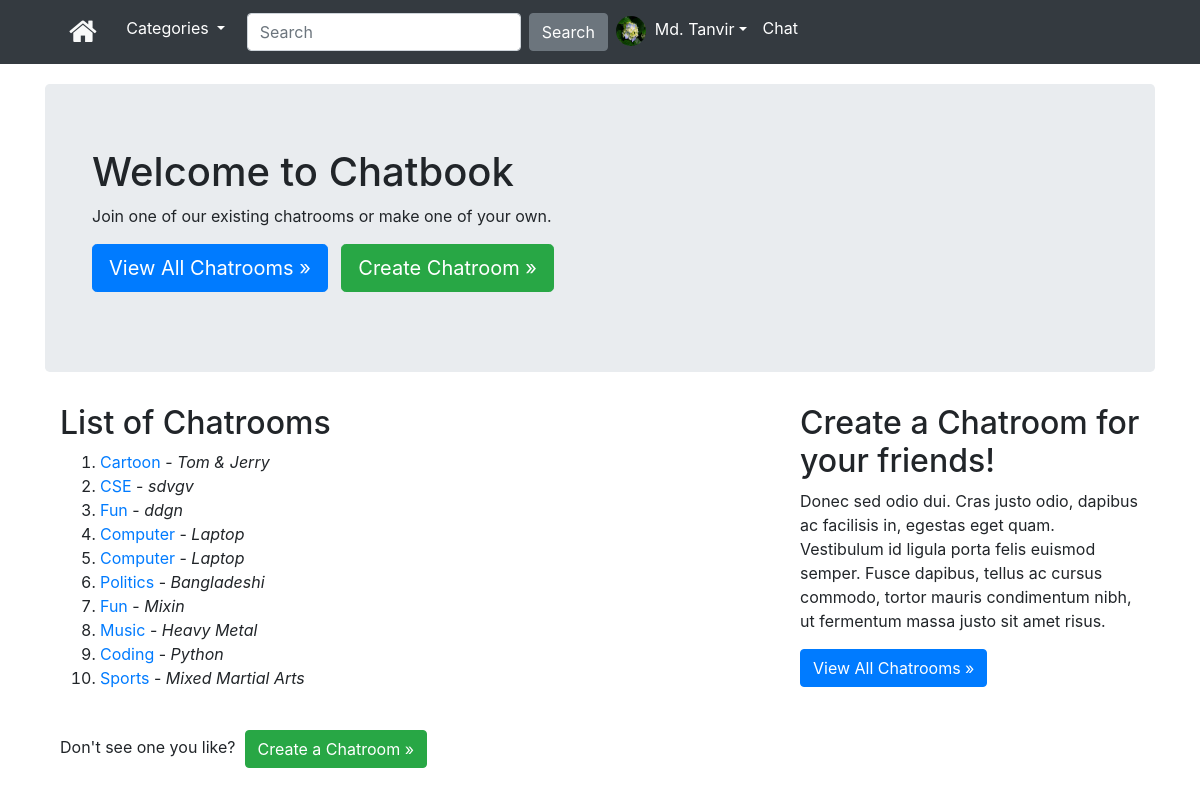
/chat/chatrooms/ (signed in), run on an earlier commit of the app's database.
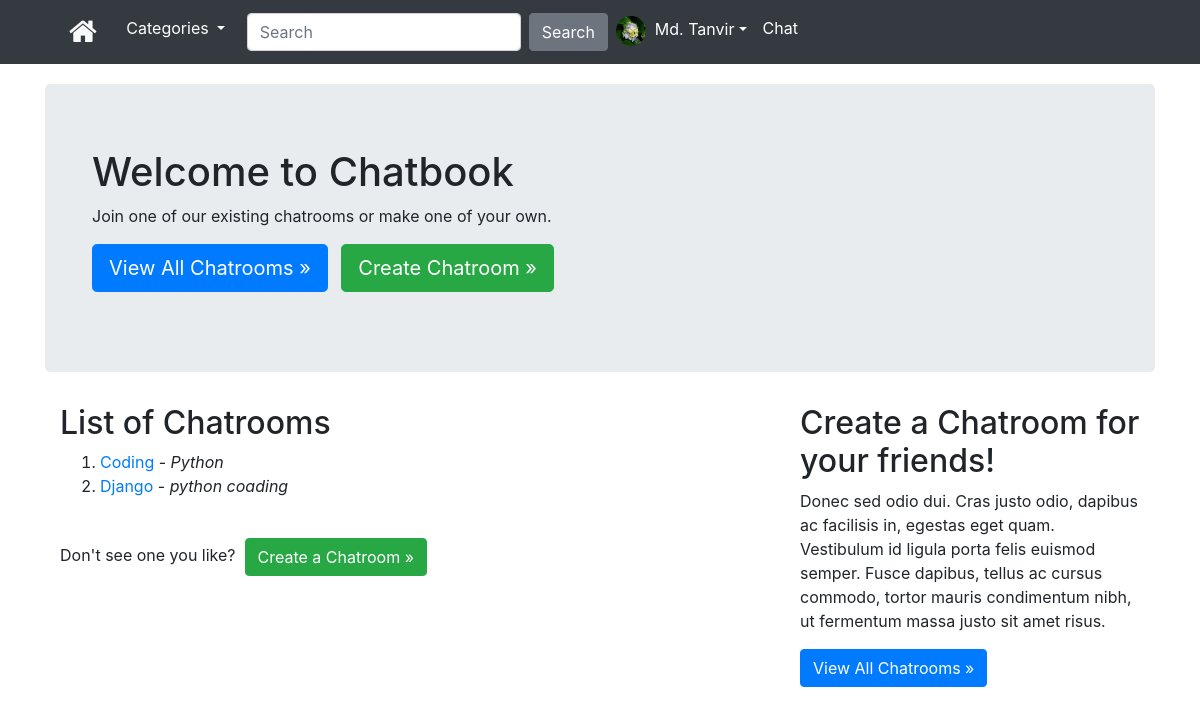
And on a later commit of the database.
### chat/models.py (models this page shows, shortened)
class Chatroom(models.Model):
    name = models.CharField(max_length=50, unique=True, blank=False)
    info = models.CharField(max_length=300, blank=False)
    slug = AutoSlugField(populate_from='name')
    created = models.DateTimeField(auto_now_add=True)
    created_by = models.ForeignKey(User, related_name='chatroom_creator',
                                   on_delete=models.CASCADE, blank=False)

### chat/views.py (the view)
# urls.py: path('chatrooms/', views.ChatroomList.as_view(), name='chatrooms'),
class ChatroomList(LoginRequiredMixin, ListView):
    context_object_name = 'chatroom'
    template_name = 'chat/chatroom_list.html'
    def get_queryset(self):
        all_chatrooms = Chatroom.objects.order_by('-created')
        return all_chatrooms
    def get_context_data(self, **kwargs):
        context = super(ChatroomList, self).get_context_data(**kwargs)
        context['all_chatrooms'] = self.get_queryset()
        return context

### App_Content/context_processors.py (called while the page is built)
def extras(request):
    cat_menu_list = Category.objects.all()
    return {'cat_menu_list': cat_menu_list}

### App_Content/models.py (called while the page is built)
    def __str__(self):
        return self.title

### templates/chat/chatroom_list.html (shortened to what this page needs)
{% extends "base.html" %}
{% block body_block %}
<div class="jumbotron">
  <div class="container">
    <h1>Welcome to Chatbook</h1>
    <p>Join one of our existing chatrooms or make one of your own.</p>
    <p>
      <a class="btn btn-primary btn-lg" href="{% url 'chat:chatrooms' %}">View All Chatrooms &raquo;</a>&nbsp;&nbsp;
      <a class="btn btn-success btn-lg" href="/chatrooms/create">Create Chatroom &raquo;</a>
    </p>
  </div>
</div>
<div class="container">
  <div class="row">
    <div class="col-lg-8">
      <h2>List of Chatrooms</h2>
      <ol>
        {% for room in all_chatrooms %}
        <li><a href="/chatrooms/{{ room.slug }}">{{ room.name }}</a> - <i>{{ room.info }}</i></li>
        {% endfor %}
      </ol>
      <br>
      <p>Don't see one you like?&nbsp;&nbsp;<a class="btn btn-success" href="/chatrooms/create">Create a Chatroom &raquo;</a></p>
    </div>
    <div class="col-lg-4">
      <h2>Create a Chatroom for your friends!</h2>
      <p>Donec sed odio dui. Cras justo odio, dapibus ac facilisis in, egestas eget quam. Vestibulum id ligula porta felis euismod semper. Fusce dapibus, tellus ac cursus commodo, tortor mauris condimentum nibh, ut fermentum massa justo sit amet
        risus.</p>
      <p><a class="btn btn-primary" href="/chatrooms">View All Chatrooms &raquo;</a></p>
    </div>
  </div>
  {% endblock %}

What changed in the data, as far as the page shows it:
removed Chatroom: name "Cartoon", info "Tom & Jerry"
removed Chatroom: name "CSE", info "sdvgv"
removed Chatroom: name "Fun", info "ddgn"
removed Chatroom: name "Computer", info "Laptop"
removed Chatroom: name "Computer", info "Laptop"
removed Chatroom: name "Politics", info "Bangladeshi"
removed Chatroom: name "Fun", info "Mixin"
removed Chatroom: name "Music", info "Heavy Metal"
removed Chatroom: name "Sports", info "Mixed Martial Arts"
added Chatroom: name "Django", info "python coading"
